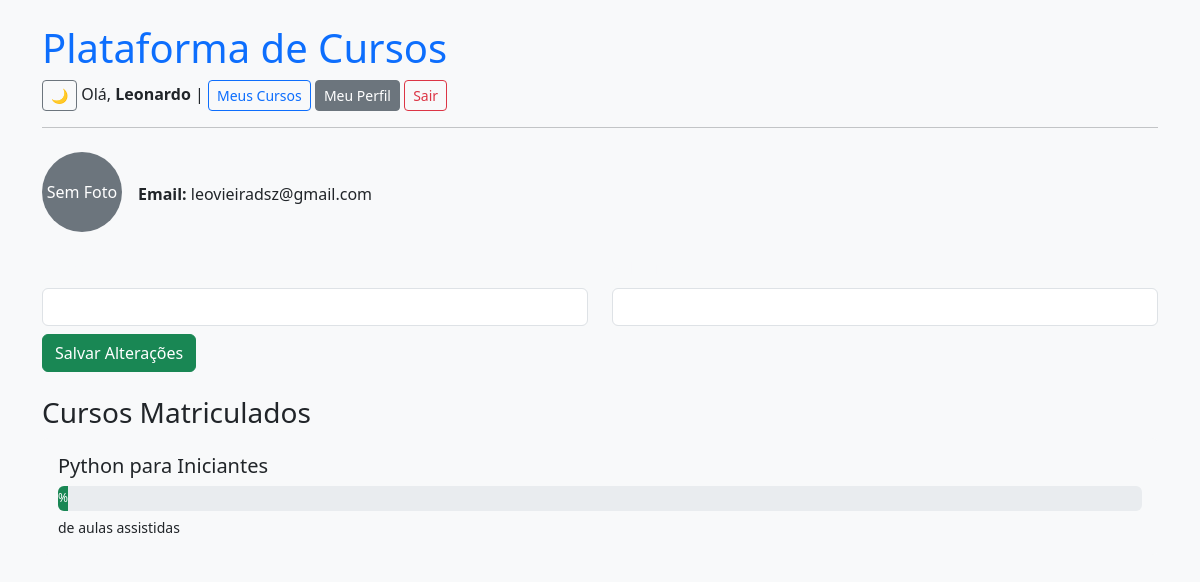
Before: /usuarios/perfil/ (signed in) with the older database file.
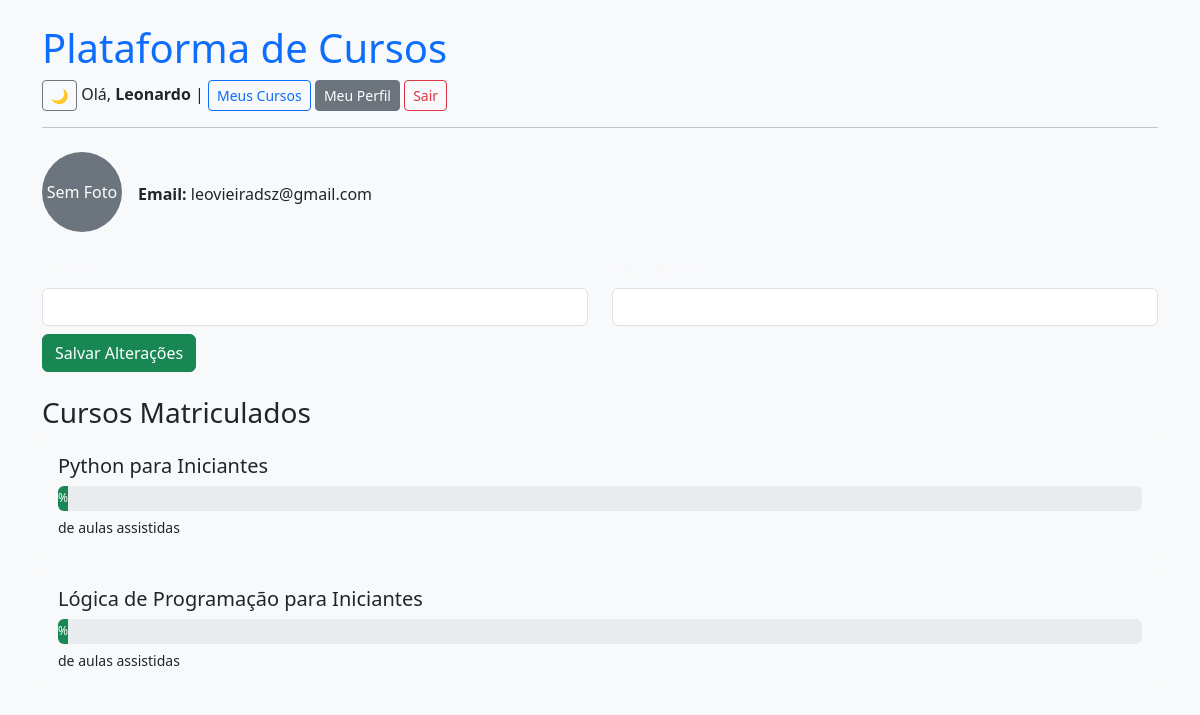
After: the same page with the newer database file.
### cursos/models.py (models this page shows, shortened)
class Matricula(models.Model):
    usuario = models.ForeignKey(settings.AUTH_USER_MODEL, on_delete=models.CASCADE, related_name='matriculas')
    curso = models.ForeignKey(Curso, on_delete=models.CASCADE, related_name='matriculas')
    data = models.DateTimeField(auto_now_add=True)
    class Meta:
        unique_together = ('usuario', 'curso')

class Curso(models.Model):
    titulo = models.CharField(max_length=100)
    descricao = models.TextField()
    imagem = models.ImageField(upload_to='cursos/imagens/', blank=True, null=True)
    slug = models.SlugField(unique=True, blank=True)

### usuarios/views.py (the view)
# urls.py: path('perfil/', views.perfil_usuario, name='perfil'),
@login_required
def perfil_usuario(request):
    usuario = request.user
    matriculas = Matricula.objects.filter(usuario=usuario)
    progresso = {}
    for m in matriculas:
        aulas = Aula.objects.filter(curso=m.curso)
        total = aulas.count()
        assistidas = AulaAssistida.objects.filter(usuario=usuario, aula__in=aulas).count()
        percentual = int((assistidas / total) * 100) if total else 0
        progresso[m.curso.id] = {
            'total': total,
            'assistidas': assistidas,
            'percentual': percentual
        }
    if request.method == 'POST':
        form = UsuarioForm(request.POST, instance=usuario)
        if form.is_valid():
            form.save()
            messages.success(request, "Dados atualizados com sucesso.")
            return redirect('perfil')  # ou 'usuarios:perfil' se você usa namespaces
    else:
        form = UsuarioForm(instance=usuario)
    return render(request, 'usuarios/perfil.html', {
        'usuario': usuario,
        'matriculas': matriculas,
        'progresso': progresso,
        'form': form
    })

### usuarios/forms.py
class UsuarioForm(forms.ModelForm):
    class Meta:
        model = Usuario
        fields = ['first_name', 'last_name']

### usuarios/templates/usuarios/perfil.html (shortened to what this page needs)
{% extends 'base.html' %}
{% block content %}
<div class="d-flex align-items-center mb-4">
  {% if usuario.perfil.foto %}
    <img src="{{ usuario.perfil.foto.url }}" class="rounded-circle me-3" width="80" height="80">
  {% else %}
    <div class="rounded-circle bg-secondary text-white d-flex align-items-center justify-content-center me-3" style="width: 80px; height: 80px;">
      <span>Sem Foto</span>
    </div>
  {% endif %}
  <div>
    <p class="mb-0"><strong>Email:</strong> {{ usuario.email }}</p>
  </div>
</div>
<form method="POST" class="mb-4">
  <div class="row mb-2">
    <div class="col">
      <label for="id_first_name" class="form-label text-light">Nome</label>
      <input type="text" name="first_name" value="{{ form.first_name.value }}" class="form-control" id="id_first_name">
    </div>
    <div class="col">
      <label for="id_last_name" class="form-label text-light">Sobrenome</label>
      <input type="text" name="last_name" value="{{ form.last_name.value }}" class="form-control" id="id_last_name">
    </div>
  </div>
  <button type="submit" class="btn btn-success">Salvar Alterações</button>
</form>
<h3 class="mt-4">Cursos Matriculados</h3>
{% for m in matriculas %}
  <div class="mb-3 p-3 bg-light rounded">
    <h5 class="text-dark">{{ m.curso.titulo }}</h5>
    <div class="progress mb-1" style="height: 25px;">
      <div class="progress-bar bg-success text-white" role="progressbar"
          style="width: {{ m.progresso.percentual }}%;"
          aria-valuenow="{{ m.progresso.percentual }}"
          aria-valuemin="0" aria-valuemax="100">
        {{ m.progresso.percentual }}%
      </div>
    </div>
    <small class="text-dark">{{ m.progresso.assistidas }} de {{ m.progresso.total }} aulas assistidas</small>
  </div>
{% empty %}
  <p>Você ainda não está matriculado em nenhum curso.</p>
{% endfor %}
{% endblock %}

Changed rows visible on the page:
added Matricula: curso.titulo "Lógica de Programação para Iniciantes"
